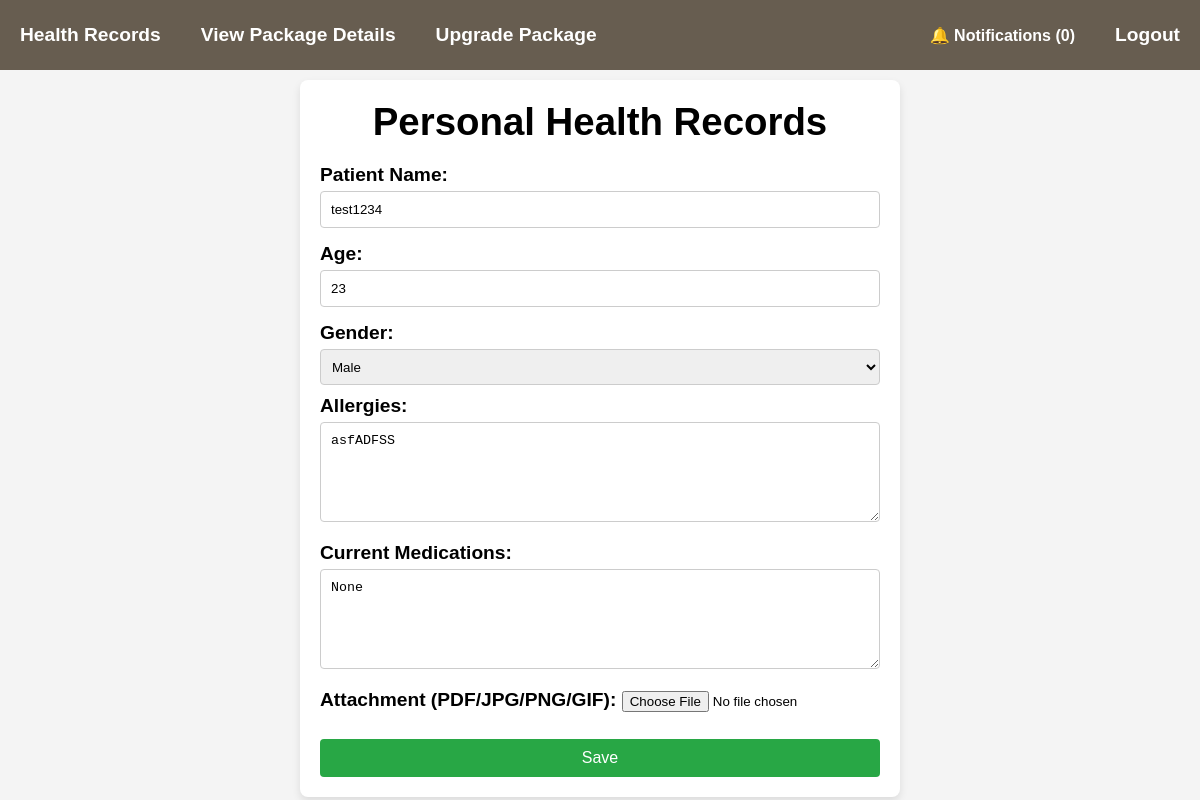
The app's page /editRecord?id=11 (signed in) with its own data.
### tables this page shows
CREATE TABLE `healthcare_records` (
  `id` int(11) NOT NULL,
  `patient_name` varchar(255) NOT NULL,
  `age` int(11) NOT NULL,
  `gender` enum('Male','Female','Other') NOT NULL,
  `allergies` text NOT NULL,
  `medications` text NOT NULL,
  `attachment` varchar(255) NOT NULL,
  `created_at` timestamp NOT NULL DEFAULT current_timestamp(),
  `created_by` int(11) NOT NULL
);

### src/Routes/index.php (called while the page is built, shortened)
<?php
$router = new Router();
$router->add('GET', '/', ['UserController', 'login']);
$router->add('GET', 'login', ['UserController', 'login']);
$router->add('GET', 'logout', ['UserController', 'logout']);
$router->add('GET', 'register', ['UserController', 'register']);
$router->add('POST', 'login', ['UserController', 'loginUser']);
$router->add('POST', 'register', ['UserController', 'registerUser']);
$router->add('GET', 'addRecord', ['HealthRecordController', 'addRecord']);
$router->add('GET', 'editRecord', ['HealthRecordController', 'editRecord']);
$router->add('POST', 'submitHealthRecord', ['HealthRecordController', 'submitHealthRecord']);
$router->add('GET', 'dashboard', ['HealthRecordController', 'getUserWiseHealthRecords']);
$router->add('GET', 'adminDashboard', ['AdminController', 'getAdminDashboardData']);
$router->add('GET', 'getLog', ['AdminController', 'getLog']);
$router->add('GET', 'viewPatientRecords', ['AdminController', 'getAllPatientRecords']);
$router->add('GET', 'viewPackages', ['AdminController', 'getPackages']);
$router->add('GET', 'addPackage', ['PackageController', 'addPackage']);
$router->add('POST', 'savePackage', ['PackageController', 'savePackage']);
$router->add('GET', 'viewMyPackage', ['PackageController', 'getUserPackage']);
$router->add('POST', 'upgradeMyPackage', ['PackageController', 'upgradePackage']);
$router->add('GET', 'showUpgradeForm', ['PackageController', 'showUpgradeForm']);
$router->add('GET', 'getNotifications', ['NotificationController', 'getNotifications']);
$router->add('GET', 'sendNotification', ['NotificationController', 'sendNotification']);
$router->dispatch($_SERVER['REQUEST_URI'], $_SERVER['REQUEST_METHOD']);

### public/index.php (called while the page is built, shortened)
<?php
$router = require '../src/Routes/index.php';

### src/Models/HealthRecordModel.php (called while the page is built, shortened)
<?php
class HealthRecordModel {
    private $dbConnection;
    public function __construct(PDO $pdo =null)
    {
        $this->dbConnection =  $pdo != null ?$pdo:DBConnection::getInstance();
        $this->session =  Session::getInstance();
    }
    public function getHealthRecordByID($recordId=''): array {
        try {
            $statement = $this->dbConnection->prepare("SELECT * FROM healthcare_records WHERE id = :id ORDER BY created_at desc");
            $statement->execute(['id' => $recordId]);
            return $records = $statement->fetch(PDO::FETCH_ASSOC);
        } catch (PDOException $e) {
            return "Error: " . $e->getMessage();
        }
    }
}

### src/Core/DBConnection.php (called while the page is built, shortened)
<?php
class DBConnection
{
    private static $instance = null;
    private function __construct()
    {
        $this->host = 'localhost';
        $this->dbname = 'HRMS';
        $this->username = 'root';
        $this->password = '';
    }
    public static function getInstance(): PDO
    {
        if (self::$instance === null) {
            try {
                $dbObj = new static();
                self::$instance = new PDO(
                    "mysql:host=" . $dbObj->host . ";dbname=" . $dbObj->dbname,
                    $dbObj->username,
                    $dbObj->password
                );
                self::$instance->setAttribute(PDO::ATTR_ERRMODE, PDO::ERRMODE_EXCEPTION);
            } catch (PDOException $e) {
                echo "Connection failed: " . $e->getMessage();
            }
        }
        return self::$instance;
    }
}

### src/Core/ModelFactory/ModelFactory.php (called while the page is built, shortened)
<?php
class ModelFactory {
    public static function create($model) {
        $modelClass = "HRMS\\Models\\" . ucfirst($model);
        if (class_exists($modelClass)) {
            return new $modelClass();
        } else {
            throw new \Exception("Model '$model' not found.");
        }
    }
}
?>

### src/Core/Session.php (called while the page is built, shortened)
<?php
class Session {
    private static ?Session $instance = null;
    public static function getInstance(): Session {
        if (self::$instance === null) {
            self::$instance = new self();
        }
        return self::$instance;
    }
    public function get(string $key) {
        return $_SESSION[$key] ?? null;
    }
}

### src/Views/addRecords.php (the view, shortened to what this page needs)
<div class="health-container">
    <h1>Personal Health Records</h1>
    <form action="submitHealthRecord" method="POST" enctype="multipart/form-data">
        <label for="patient_name">Patient Name:</label>
        <input type="text" id="patient_name" name="patient_name" value="<?= htmlspecialchars($input['patient_name']??'') ?>" required>
        <label for="age">Age:</label>
        <input type="text"  maxlength="3" id="age" name="age" value="<?= htmlspecialchars($input['age']??'') ?>" required>
        <label for="gender">Gender:</label>
        <select name="gender" class="form-dropdown">
            <option value="Male" <?= (isset($input['age']) && $input['gender'] =='Male')?'selected':''; ?> >Male</option>
        </select>
        <label for="allergies">Allergies:</label>
        <textarea id="allergies" name="allergies"><?= htmlspecialchars($input['allergies']??'') ?></textarea>
        <label for="medications">Current Medications:</label>
        <textarea id="medications" name="medications"><?= htmlspecialchars($input['medications']??'') ?></textarea>
        <label>Attachment (PDF/JPG/PNG/GIF): <input type="file" name="attachment" ></label><br>
        <button type="submit" name="addRecord">Save</button>
    </form>
</div>

### src/Core/Router.php (shortened to what this page needs)
<?php
class Router
{
    protected $routes = [];
    public function add( $method,  $path, $handler): void {
        $this->routes[] = [
            'method'  => strtoupper($method),
            'path'    => trim($path, '/'),
            'handler' => $handler
        ];
    }
    public function dispatch(string $requestUri, string $requestMethod): void {
        $requestPath = trim(parse_url($requestUri, PHP_URL_PATH), '/');
        $requestMethod = strtoupper($requestMethod);
        foreach ($this->routes as $route) {
            if ($route['method'] === $requestMethod && $route['path'] === $requestPath) {
                if (is_callable($route['handler'])) {
                    call_user_func($route['handler']);
                    return;
                }
                elseif (is_array($route['handler'])) {
                    [$controllerName, $method] = $route['handler'];
                    $controllerClass = "HRMS\\Controllers\\$controllerName";
                    if (class_exists($controllerClass) && method_exists($controllerClass, $method)) {
                        $controller = new $controllerClass();
                        $controller->$method();
                        return;
                    }
                }
            }
        }
    }
}

### public/assets/css/style.css (style rules this page uses)
* { margin: 0; padding: 0; box-sizing: border-box; }
body { font-family: Arial, sans-serif; background-color: #f4f4f4; justify-content: center; align-items: center; height: 100vh; }
label { display: block; margin-bottom: 5px; font-weight: bold; }
input[type="text"], input[type="email"], input[type="password"] { width: 100%; padding: 10px; margin-bottom: 15px; border: 1px solid #ccc; border-radius: 4px; }
button { width: 100%; padding: 10px; background-color: #28a745; color: #fff; border: none; border-radius: 4px; cursor: pointer; font-size: 16px; }
.health-container { background-color: #fff; padding: 20px; border-radius: 8px; box-shadow: 0 4px 8px rgba(0, 0, 0, 0.1); width: 100%; max-width: 600px; margin-top: 10px; }
.form-dropdown { outline: 0; height: 36px; width: 100%; padding-left: 7px; margin-bottom: 10px; border: 1px solid #cccccc; border-radius: 4px; }
h1 { text-align: center; margin-bottom: 20px; }
input[type="text"], input[type="date"], textarea { width: 100%; padding: 10px; margin-bottom: 15px; border: 1px solid #ccc; border-radius: 4px; }
textarea { resize: vertical; min-height: 100px; }
:root { --nav-color: #675d50; --nav-text: #fff; --primary-color: #f3deba; --secondary-color: #abc4aa; --hover-color: #a9907e; }
*, *::before, *::after { padding: 0; margin: 0; border-box: box-sizing; }

### records on screen
healthcare_records: patient_name "test1234", age "23", gender "Male", allergies "asfADFSS", medications "None"
